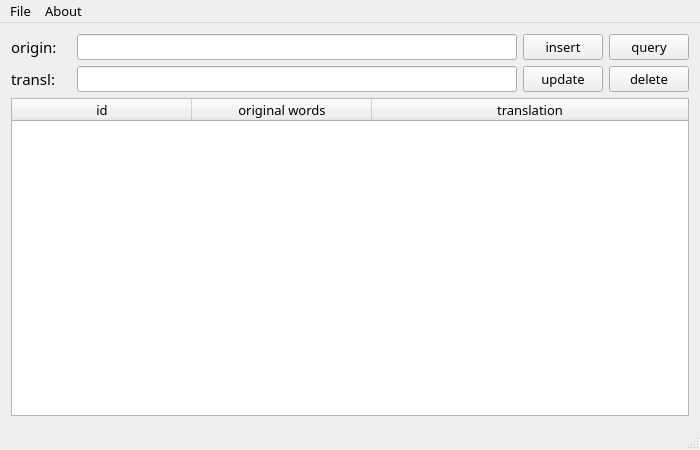
<?xml version="1.0" encoding="UTF-8"?>
<ui version="4.0">
 <class>MWin</class>
 <widget class="QMainWindow" name="MWin">
  <property name="geometry">
   <rect>
    <x>0</x>
    <y>0</y>
    <width>700</width>
    <height>450</height>
   </rect>
  </property>
  <property name="font">
   <font>
    <family>微软雅黑</family>
    <pointsize>10</pointsize>
   </font>
  </property>
  <property name="windowTitle">
   <string>Words Recoder 1.0</string>
  </property>
  <property name="windowIcon">
   <iconset resource="res.qrc">
    <normaloff>:/images/icon</normaloff>:/images/icon</iconset>
  </property>
  <widget class="QWidget" name="centralWidget">
   <layout class="QVBoxLayout" name="verticalLayout">
    <item>
     <layout class="QVBoxLayout" name="layout3">
      <item>
       <layout class="QHBoxLayout" name="layout1">
        <item>
         <widget class="QLabel" name="input_origin_label">
          <property name="minimumSize">
           <size>
            <width>60</width>
            <height>0</height>
           </size>
          </property>
          <property name="font">
           <font>
            <pointsize>11</pointsize>
            <weight>50</weight>
            <bold>false</bold>
           </font>
          </property>
          <property name="text">
           <string>origin: </string>
          </property>
         </widget>
        </item>
        <item>
         <widget class="QLineEdit" name="input_origin"/>
        </item>
        <item>
         <widget class="QPushButton" name="insert">
          <property name="text">
           <string>insert</string>
          </property>
         </widget>
        </item>
        <item>
         <widget class="QPushButton" name="query">
          <property name="text">
           <string>query</string>
          </property>
         </widget>
        </item>
       </layout>
      </item>
      <item>
       <layout class="QHBoxLayout" name="layout2">
        <item>
         <widget class="QLabel" name="input_trans_label">
          <property name="minimumSize">
           <size>
            <width>60</width>
            <height>0</height>
           </size>
          </property>
          <property name="font">
           <font>
            <pointsize>11</pointsize>
            <weight>50</weight>
            <bold>false</bold>
           </font>
          </property>
          <property name="text">
           <string>transl: </string>
          </property>
         </widget>
        </item>
        <item>
         <widget class="QLineEdit" name="input_trans">
          <property name="text">
           <string/>
          </property>
         </widget>
        </item>
        <item>
         <widget class="QPushButton" name="update">
          <property name="text">
           <string>update</string>
          </property>
         </widget>
        </item>
        <item>
         <widget class="QPushButton" name="delet">
          <property name="text">
           <string>delete</string>
          </property>
         </widget>
        </item>
       </layout>
      </item>
      <item>
       <widget class="QTableWidget" name="table">
        <property name="minimumSize">
         <size>
          <width>500</width>
          <height>280</height>
         </size>
        </property>
        <property name="verticalScrollBarPolicy">
         <enum>Qt::ScrollBarAlwaysOff</enum>
        </property>
        <property name="horizontalScrollBarPolicy">
         <enum>Qt::ScrollBarAlwaysOff</enum>
        </property>
        <property name="alternatingRowColors">
         <bool>true</bool>
        </property>
        <attribute name="horizontalHeaderCascadingSectionResizes">
         <bool>false</bool>
        </attribute>
        <attribute name="horizontalHeaderDefaultSectionSize">
         <number>180</number>
        </attribute>
        <attribute name="horizontalHeaderMinimumSectionSize">
         <number>35</number>
        </attribute>
        <attribute name="horizontalHeaderStretchLastSection">
         <bool>true</bool>
        </attribute>
        <attribute name="verticalHeaderVisible">
         <bool>false</bool>
        </attribute>
        <attribute name="verticalHeaderDefaultSectionSize">
         <number>40</number>
        </attribute>
        <attribute name="verticalHeaderMinimumSectionSize">
         <number>35</number>
        </attribute>
        <column>
         <property name="text">
          <string>id</string>
         </property>
         <property name="font">
          <font>
           <family>Microsoft YaHei</family>
          </font>
         </property>
        </column>
        <column>
         <property name="text">
          <string>original words</string>
         </property>
         <property name="textAlignment">
          <set>AlignCenter</set>
         </property>
        </column>
        <column>
         <property name="text">
          <string>translation</string>
         </property>
         <property name="font">
          <font>
           <family>Microsoft YaHei</family>
          </font>
         </property>
         <property name="textAlignment">
          <set>AlignCenter</set>
         </property>
        </column>
       </widget>
      </item>
     </layout>
    </item>
   </layout>
  </widget>
  <widget class="QMenuBar" name="menuBar">
   <property name="geometry">
    <rect>
     <x>0</x>
     <y>0</y>
     <width>700</width>
     <height>26</height>
    </rect>
   </property>
   <widget class="QMenu" name="menuFile">
    <property name="title">
     <string>File</string>
    </property>
    <addaction name="actionimport"/>
    <addaction name="actionexport"/>
    <addaction name="actionconnect"/>
    <addaction name="actionexit"/>
   </widget>
   <widget class="QMenu" name="menuAbout">
    <property name="title">
     <string>About</string>
    </property>
    <addaction name="actionhelp"/>
    <addaction name="actionabout"/>
   </widget>
   <addaction name="menuFile"/>
   <addaction name="menuAbout"/>
  </widget>
  <widget class="QStatusBar" name="statusBar"/>
  <action name="actionimport">
   <property name="icon">
    <iconset resource="res.qrc">
     <normaloff>:/images/import</normaloff>:/images/import</iconset>
   </property>
   <property name="text">
    <string>import</string>
   </property>
   <property name="font">
    <font>
     <family>Microsoft YaHei</family>
    </font>
   </property>
  </action>
  <action name="actionexport">
   <property name="icon">
    <iconset resource="res.qrc">
     <normaloff>:/images/export</normaloff>:/images/export</iconset>
   </property>
   <property name="text">
    <string>export</string>
   </property>
   <property name="font">
    <font>
     <family>Microsoft YaHei</family>
    </font>
   </property>
  </action>
  <action name="actionexit">
   <property name="icon">
    <iconset resource="res.qrc">
     <normaloff>:/images/exit</normaloff>:/images/exit</iconset>
   </property>
   <property name="text">
    <string>exit</string>
   </property>
   <property name="font">
    <font>
     <family>Microsoft YaHei</family>
    </font>
   </property>
  </action>
  <action name="actionhelp">
   <property name="icon">
    <iconset resource="res.qrc">
     <normaloff>:/images/help</normaloff>:/images/help</iconset>
   </property>
   <property name="text">
    <string>help</string>
   </property>
   <property name="font">
    <font>
     <family>Microsoft YaHei</family>
    </font>
   </property>
  </action>
  <action name="actionabout">
   <property name="icon">
    <iconset resource="res.qrc">
     <normaloff>:/images/about</normaloff>:/images/about</iconset>
   </property>
   <property name="text">
    <string>about</string>
   </property>
   <property name="font">
    <font>
     <family>Microsoft YaHei</family>
    </font>
   </property>
  </action>
  <action name="actionconnect">
   <property name="icon">
    <iconset resource="res.qrc">
     <normaloff>:/images/connect</normaloff>:/images/connect</iconset>
   </property>
   <property name="text">
    <string>connect</string>
   </property>
   <property name="font">
    <font>
     <family>Microsoft YaHei</family>
    </font>
   </property>
  </action>
 </widget>
 <layoutdefault spacing="6" margin="11"/>
 <resources>
  <include location="res.qrc"/>
 </resources>
 <connections/>
</ui>
